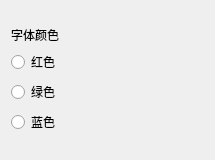
<?xml version="1.0" encoding="UTF-8"?>
<ui version="4.0">
 <class>ColorForm</class>
 <widget class="QWidget" name="ColorForm">
  <property name="geometry">
   <rect>
    <x>0</x>
    <y>0</y>
    <width>215</width>
    <height>160</height>
   </rect>
  </property>
  <property name="windowTitle">
   <string>Form</string>
  </property>
  <layout class="QVBoxLayout" name="verticalLayout">
   <item>
    <spacer name="verticalSpacer">
     <property name="orientation">
      <enum>Qt::Orientation::Vertical</enum>
     </property>
     <property name="sizeHint" stdset="0">
      <size>
       <width>20</width>
       <height>40</height>
      </size>
     </property>
    </spacer>
   </item>
   <item>
    <widget class="QLabel" name="font_colorlabel">
     <property name="styleSheet">
      <string notr="true">font: 14pt &quot;Microsoft YaHei UI&quot;;</string>
     </property>
     <property name="text">
      <string>字体颜色</string>
     </property>
    </widget>
   </item>
   <item>
    <widget class="QRadioButton" name="redradioButton">
     <property name="styleSheet">
      <string notr="true">font: 14pt &quot;Microsoft YaHei UI&quot;;</string>
     </property>
     <property name="text">
      <string>红色</string>
     </property>
    </widget>
   </item>
   <item>
    <widget class="QRadioButton" name="greenradioButton">
     <property name="styleSheet">
      <string notr="true">font: 14pt &quot;Microsoft YaHei UI&quot;;</string>
     </property>
     <property name="text">
      <string>绿色</string>
     </property>
    </widget>
   </item>
   <item>
    <widget class="QRadioButton" name="blueradioButton">
     <property name="styleSheet">
      <string notr="true">font: 14pt &quot;Microsoft YaHei UI&quot;;</string>
     </property>
     <property name="text">
      <string>蓝色</string>
     </property>
    </widget>
   </item>
   <item>
    <spacer name="verticalSpacer_2">
     <property name="orientation">
      <enum>Qt::Orientation::Vertical</enum>
     </property>
     <property name="sizeHint" stdset="0">
      <size>
       <width>20</width>
       <height>40</height>
      </size>
     </property>
    </spacer>
   </item>
  </layout>
 </widget>
 <resources/>
 <connections/>
</ui>
